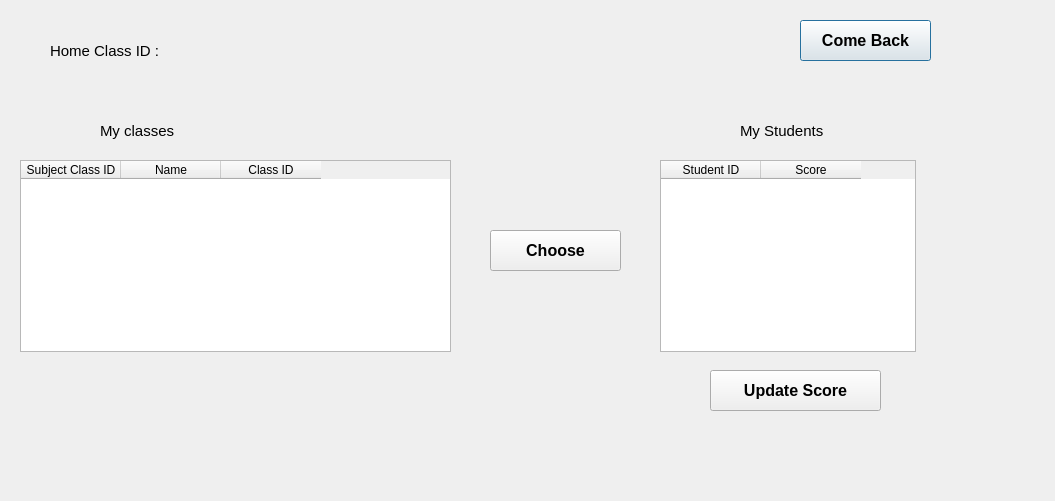
<?xml version="1.0" encoding="UTF-8"?>
<ui version="4.0">
 <class>Dialog</class>
 <widget class="QDialog" name="Dialog">
  <property name="geometry">
   <rect>
    <x>0</x>
    <y>0</y>
    <width>1055</width>
    <height>501</height>
   </rect>
  </property>
  <property name="windowTitle">
   <string>Dialog</string>
  </property>
  <widget class="QTableWidget" name="mySubjectClassesTable">
   <property name="geometry">
    <rect>
     <x>20</x>
     <y>160</y>
     <width>431</width>
     <height>192</height>
    </rect>
   </property>
   <column>
    <property name="text">
     <string>Subject Class ID</string>
    </property>
   </column>
   <column>
    <property name="text">
     <string>Name</string>
    </property>
   </column>
   <column>
    <property name="text">
     <string>Class ID</string>
    </property>
   </column>
  </widget>
  <widget class="QLabel" name="classIdLabela">
   <property name="geometry">
    <rect>
     <x>100</x>
     <y>110</y>
     <width>111</width>
     <height>41</height>
    </rect>
   </property>
   <property name="font">
    <font>
     <pointsize>11</pointsize>
    </font>
   </property>
   <property name="text">
    <string>My classes</string>
   </property>
  </widget>
  <widget class="QTableWidget" name="myStudentsTable">
   <property name="geometry">
    <rect>
     <x>660</x>
     <y>160</y>
     <width>256</width>
     <height>192</height>
    </rect>
   </property>
   <column>
    <property name="text">
     <string>Student ID</string>
    </property>
   </column>
   <column>
    <property name="text">
     <string>Score</string>
    </property>
   </column>
  </widget>
  <widget class="QLabel" name="classIdLabel_2a">
   <property name="geometry">
    <rect>
     <x>740</x>
     <y>110</y>
     <width>111</width>
     <height>41</height>
    </rect>
   </property>
   <property name="font">
    <font>
     <pointsize>11</pointsize>
    </font>
   </property>
   <property name="text">
    <string>My Students</string>
   </property>
  </widget>
  <widget class="QPushButton" name="comeBackBtn">
   <property name="geometry">
    <rect>
     <x>800</x>
     <y>20</y>
     <width>131</width>
     <height>41</height>
    </rect>
   </property>
   <property name="font">
    <font>
     <pointsize>12</pointsize>
     <weight>75</weight>
     <bold>true</bold>
    </font>
   </property>
   <property name="text">
    <string>Come Back</string>
   </property>
  </widget>
  <widget class="QPushButton" name="chooseBtn">
   <property name="geometry">
    <rect>
     <x>490</x>
     <y>230</y>
     <width>131</width>
     <height>41</height>
    </rect>
   </property>
   <property name="font">
    <font>
     <pointsize>12</pointsize>
     <weight>75</weight>
     <bold>true</bold>
    </font>
   </property>
   <property name="text">
    <string>Choose</string>
   </property>
  </widget>
  <widget class="QPushButton" name="updateScoreBtn">
   <property name="geometry">
    <rect>
     <x>710</x>
     <y>370</y>
     <width>171</width>
     <height>41</height>
    </rect>
   </property>
   <property name="font">
    <font>
     <pointsize>12</pointsize>
     <weight>75</weight>
     <bold>true</bold>
    </font>
   </property>
   <property name="text">
    <string>Update Score</string>
   </property>
  </widget>
  <widget class="QLabel" name="classIdLabel">
   <property name="geometry">
    <rect>
     <x>50</x>
     <y>30</y>
     <width>181</width>
     <height>41</height>
    </rect>
   </property>
   <property name="font">
    <font>
     <pointsize>11</pointsize>
    </font>
   </property>
   <property name="text">
    <string>Home Class ID :</string>
   </property>
  </widget>
 </widget>
 <resources/>
 <connections/>
</ui>
